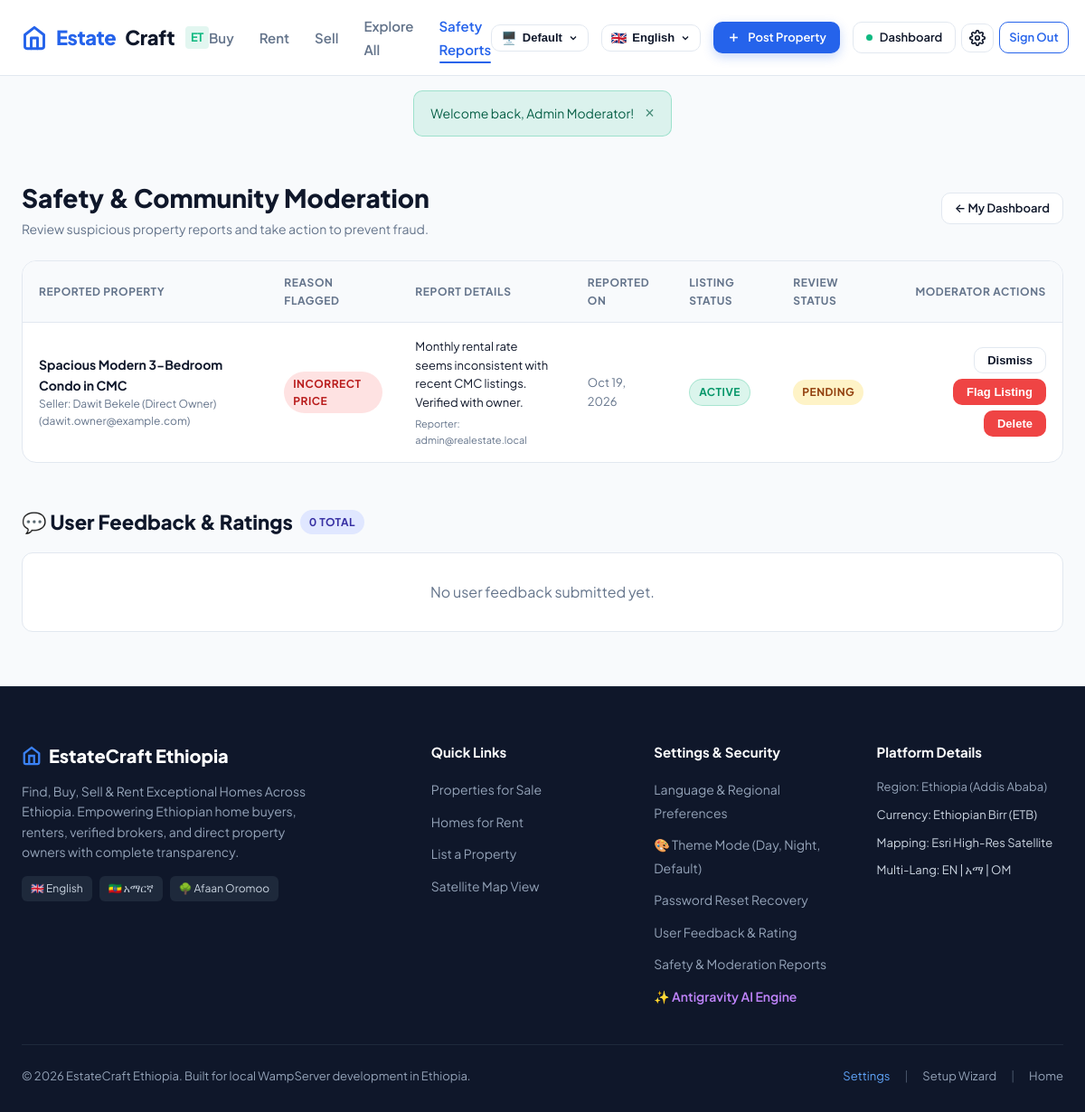
Page /user/reports.php (signed in) on the committed database.
### tables this page shows
CREATE TABLE IF NOT EXISTS `listing_reports` (
  `id` INT UNSIGNED AUTO_INCREMENT PRIMARY KEY,
  `property_id` INT UNSIGNED NOT NULL,
  `reporter_user_id` INT UNSIGNED NULL COMMENT 'Null if anonymous reporter',
  `reporter_email` VARCHAR(150) NULL,
  `reason` ENUM('fraud_scam', 'incorrect_price', 'wrong_location', 'duplicate', 'offensive_content', 'other') NOT NULL,
  `details` TEXT NULL,
  `status` ENUM('pending', 'reviewed', 'dismissed', 'action_taken') DEFAULT 'pending',
  `moderator_notes` TEXT NULL,
  `created_at` TIMESTAMP DEFAULT CURRENT_TIMESTAMP,
  CONSTRAINT `fk_reports_property` FOREIGN KEY (`property_id`) REFERENCES `properties` (`id`) ON DELETE CASCADE,
  CONSTRAINT `fk_reports_user` FOREIGN KEY (`reporter_user_id`) REFERENCES `users` (`id`) ON DELETE SET NULL
);

CREATE TABLE IF NOT EXISTS `properties` (
  `id` INT UNSIGNED AUTO_INCREMENT PRIMARY KEY,
  `user_id` INT UNSIGNED NOT NULL,
  `title` VARCHAR(200) NOT NULL,
  `slug` VARCHAR(220) NULL,
  `description` TEXT NOT NULL,
  `purpose` ENUM('sale', 'rent') NOT NULL DEFAULT 'sale',
  `property_type` ENUM('house', 'apartment', 'villa', 'condo', 'townhouse', 'commercial', 'land') NOT NULL DEFAULT 'house',
  `price` DECIMAL(14, 2) NOT NULL,
  `price_frequency` ENUM('total', 'monthly', 'yearly') NOT NULL DEFAULT 'total',
  `bedrooms` TINYINT UNSIGNED NOT NULL DEFAULT 1,
  `bathrooms` TINYINT UNSIGNED NOT NULL DEFAULT 1,
  `area_sqft` INT UNSIGNED NOT NULL DEFAULT 0,
  `address` VARCHAR(255) NOT NULL,
  `city` VARCHAR(100) NOT NULL DEFAULT 'Addis Ababa',
  `state` VARCHAR(100) NULL DEFAULT 'Addis Ababa',
  `postal_code` VARCHAR(20) NULL,
  `country` VARCHAR(100) DEFAULT 'Ethiopia',
  `latitude` DECIMAL(10, 8) NOT NULL DEFAULT 9.01079300,
  `longitude` DECIMAL(11, 8) NOT NULL DEFAULT 38.76125200,
  `status` ENUM('active', 'pending_review', 'sold', 'rented', 'flagged') NOT NULL DEFAULT 'active',
  `featured` TINYINT(1) DEFAULT 0,
  `contact_name` VARCHAR(100) NOT NULL,
  `contact_phone` VARCHAR(30) NOT NULL,
  `contact_email` VARCHAR(150) NOT NULL,
  `has_broker` TINYINT(1) DEFAULT 0,
  `broker_fee_display` VARCHAR(200) NULL,
  `views_count` INT UNSIGNED DEFAULT 0,
  `created_at` TIMESTAMP DEFAULT CURRENT_TIMESTAMP,
  `updated_at` TIMESTAMP DEFAULT CURRENT_TIMESTAMP ON UPDATE CURRENT_TIMESTAMP,
  CONSTRAINT `fk_properties_user` FOREIGN KEY (`user_id`) REFERENCES `users` (`id`) ON DELETE CASCADE
);

CREATE TABLE IF NOT EXISTS `users` (
  `id` INT UNSIGNED AUTO_INCREMENT PRIMARY KEY,
  `full_name` VARCHAR(100) NOT NULL,
  `email` VARCHAR(150) NOT NULL UNIQUE,
  `password_hash` VARCHAR(255) NULL COMMENT 'Null if registered via Google OAuth before setting password',
  `phone` VARCHAR(30) NULL,
  `phone_verified` TINYINT(1) DEFAULT 0,
  `otp_code` VARCHAR(10) NULL,
  `otp_expires_at` DATETIME NULL,
  `role` ENUM('user', 'broker', 'admin') NOT NULL DEFAULT 'user',
  `google_id` VARCHAR(100) NULL UNIQUE,
  `avatar` VARCHAR(255) NULL,
  `bio` TEXT NULL,
   
  `broker_agency` VARCHAR(150) NULL,
  `broker_license_no` VARCHAR(100) NULL,
  `broker_fee_percentage` DECIMAL(5,2) NULL DEFAULT 2.00 COMMENT 'Percentage commission for sales',
  `broker_fixed_fee` DECIMAL(10,2) NULL DEFAULT 0.00 COMMENT 'Fixed fee or rental placement fee',
  `broker_fee_notes` VARCHAR(255) NULL DEFAULT 'Standard 2% commission upon closing. No hidden upfront fees.',
  `preferred_language` VARCHAR(10) DEFAULT 'en',
  `theme_mode` VARCHAR(30) DEFAULT 'default' COMMENT 'light, dark, or default (system)',
  `ai_smart_alerts` TINYINT(1) DEFAULT 1,
  `ai_search_query` VARCHAR(255) NULL,
  `created_at` TIMESTAMP DEFAULT CURRENT_TIMESTAMP,
  `updated_at` TIMESTAMP DEFAULT CURRENT_TIMESTAMP ON UPDATE CURRENT_TIMESTAMP
);

### user/reports.php (the view, shortened to what this page needs)
<?php
$pdo = getDB();
$stmt = $pdo->query("
    SELECT
        r.*,
        p.title as property_title,
        p.price as property_price,
        p.status as property_status,
        p.city as property_city,
        u.full_name as seller_name,
        u.email as seller_email
    FROM listing_reports r
    LEFT JOIN properties p ON r.property_id = p.id
    LEFT JOIN users u ON p.user_id = u.id
    ORDER BY r.status = 'pending' DESC, r.created_at DESC
");
$reports = $stmt->fetchAll();
$stmtFeedback = $pdo->query("SELECT * FROM user_feedback ORDER BY created_at DESC");
$allFeedback = $stmtFeedback->fetchAll();
require_once __DIR__ . '/../includes/header.php';
?>
<div class="dashboard-container">
    <div style="display: flex; justify-content: space-between; align-items: center; margin-bottom: 24px;">
        <div>
            <h1 style="font-size: 28px; font-weight: 800; color: var(--secondary);">Safety & Community Moderation</h1>
            <p style="color: var(--text-muted); font-size: 14px;">Review suspicious property reports and take action to prevent fraud.</p>
        </div>
        <a href="<?= BASE_URL ?>/user/dashboard.php" class="btn btn-secondary btn-sm">&larr; My Dashboard</a>
    </div>
    <?php if (empty($reports)): ?>
        <div style="background: #ffffff; border: 1px solid var(--border-color); border-radius: var(--radius-lg); padding: 50px 20px; text-align: center;">
            <svg width="44" height="44" viewBox="0 0 24 24" fill="none" stroke="#10b981" stroke-width="2" style="margin: 0 auto 12px;"><path d="M22 11.08V12a10 10 0 1 1-5.93-9.14"></path><polyline points="22 4 12 14.01 9 11.01"></polyline></svg>
            <h3 style="font-size: 18px; font-weight: 700; color: var(--secondary); margin-bottom: 6px;">Zero Pending Reports!</h3>
            <p style="color: var(--text-muted); font-size: 14px;">All property listings meet community standards.</p>
        </div>
    <?php else: ?>
        <div class="table-responsive">
            <table class="data-table">
                <thead>
                    <tr>
                        <th>Reported Property</th>
                        <th>Reason Flagged</th>
                        <th>Report Details</th>
                        <th>Reported On</th>
                        <th>Listing Status</th>
                        <th>Review Status</th>
                        <th style="text-align: right;">Moderator Actions</th>
                    </tr>
                </thead>
                <tbody>
                    <?php foreach ($reports as $r): ?>
                        <tr>
                            <td>
                                <?php if ($r['property_title']): ?>
                                    <a href="<?= BASE_URL ?>/properties/details.php?id=<?= $r['property_id'] ?>" target="_blank" style="font-weight: 700; color: var(--secondary);">
                                        <?= htmlspecialchars($r['property_title']) ?>
                                    </a>
                                    <div style="font-size: 12px; color: var(--text-muted);">
                                        Seller: <?= htmlspecialchars($r['seller_name'] ?? 'Unknown') ?> (<?= htmlspecialchars($r['seller_email'] ?? '') ?>)
                                    </div>
                                <?php else: ?>
                                    <span style="color: #94a3b8; font-style: italic;">[Listing Deleted]</span>
                                <?php endif; ?>
                            </td>
                            <td>
                                <span class="badge" style="background:#fee2e2; color:#b91c1c;">
                                    <?= htmlspecialchars(str_replace('_', ' ', strtoupper($r['reason']))) ?>
                                </span>
                            </td>
                            <td style="font-size: 13px; max-width: 250px;">
                                <?= htmlspecialchars($r['details'] ?: 'No additional comments provided') ?>
                                <?php if ($r['reporter_email']): ?>
                                    <div style="font-size: 11px; color: #64748b; margin-top: 4px;">Reporter: <?= htmlspecialchars($r['reporter_email']) ?></div>
                                <?php endif; ?>
                            </td>
                            <td style="font-size: 13px; color: var(--text-muted);">
                                <?= date('M d, Y', strtotime($r['created_at'])) ?>
                            </td>
                            <td>
                                <?php if ($r['property_status'] === 'flagged'): ?>
                                    <span class="badge badge-unverified">Flagged / Hidden</span>
                                <?php elseif ($r['property_status'] === 'active'): ?>
                                    <span class="badge badge-verified">Active</span>
                                <?php else: ?>
                                    <span class="badge" style="background:#e2e8f0; color:#475569;"><?= ucfirst($r['property_status'] ?? 'N/A') ?></span>
                                <?php endif; ?>
                            </td>
                            <td>
                                <?php if ($r['status'] === 'pending'): ?>
                                    <span class="badge" style="background:#fef3c7; color:#92400e;">Pending</span>
                                <?php else: ?>
                                    <span class="badge" style="background:#e2e8f0; color:#475569;"><?= ucfirst($r['status']) ?></span>
                                <?php endif; ?>
                            </td>
                            <td style="text-align: right;">
                                <div style="display: inline-flex; gap: 6px; flex-wrap: wrap; justify-content: flex-end;">
                                    <?php if ($r['status'] === 'pending'): ?>
                                        <form method="POST" style="display:inline;">
                                            <button type="submit" class="btn btn-secondary btn-sm" title="Dismiss this report">Dismiss</button>
                                        </form>
                                    <?php endif; ?>
                                    <?php if ($r['property_title'] && $r['property_status'] === 'active'): ?>
                                        <form method="POST" style="display:inline;">
                                            <button type="submit" class="btn btn-danger btn-sm" title="Take down listing">Flag Listing</button>
                                        </form>
                                    <?php endif; ?>
                                    <?php if ($r['property_title']): ?>
                                        <form method="POST" style="display:inline;" onsubmit="return confirm('Permanently delete this property?');">
                                            <button type="submit" class="btn btn-danger btn-sm">Delete</button>
                                        </form>
                                    <?php endif; ?>
                                </div>
                            </td>
                        </tr>
                    <?php endforeach; ?>
                </tbody>
            </table>
        </div>
    <?php endif; ?>
    <div style="margin-top: 48px;">
        <h2 style="font-size: 22px; font-weight: 800; color: var(--secondary); margin-bottom: 16px; display: flex; align-items: center; gap: 8px;">
            <span>💬 User Feedback & Ratings</span>
            <span class="badge" style="background:#e0e7ff; color:#3730a3; font-size:12px;"><?= count($allFeedback) ?> Total</span>
        </h2>
        <?php if (empty($allFeedback)): ?>
            <div style="background: #ffffff; border: 1px solid var(--border-color); border-radius: 12px; padding: 30px; text-align: center; color: var(--text-muted);">
                No user feedback submitted yet.
            </div>
        <?php endif; ?>
    </div>
</div>
<?php require_once __DIR__ . '/../includes/footer.php'; ?>

### rows in the picture
listing_reports: property.title "Spacious Modern 3-Bedroom Condo in CMC", users.full_name "Dawit Bekele (Direct Owner)", users.email "dawit.owner@example.com", reason "INCORRECT PRICE", details "Monthly rental rate seems inconsistent with recent CMC listings. Verified with owner.", reporter_email "admin@realestate.local", created_at "Oct 19, 2026", status "PENDING"

### other values in the picture
__('nav_buy', 'Buy') "Buy"
__('nav_rent', 'Rent') "Rent"
__('nav_sell', 'Sell') "Sell"
__('nav_explore', 'Explore All') "Explore All"
__('nav_safety_reports', 'Safety Reports') "Safety Reports"
$availableLangs[$currentLang]['flag'] "🇬🇧"
$availableLangs[$currentLang]['native'] "English"
__('nav_post_property', 'Post Property') "Post Property"
__('nav_dashboard', 'Dashboard') "Dashboard"
__('nav_signout', 'Sign Out') "Sign Out"
$_SESSION['flash_success'] "Welcome back, Admin Moderator!"
count($allFeedback) "0"
SITE_NAME "EstateCraft Ethiopia"
SITE_TAGLINE "Find, Buy, Sell & Rent Exceptional Homes Across Ethiopia"
